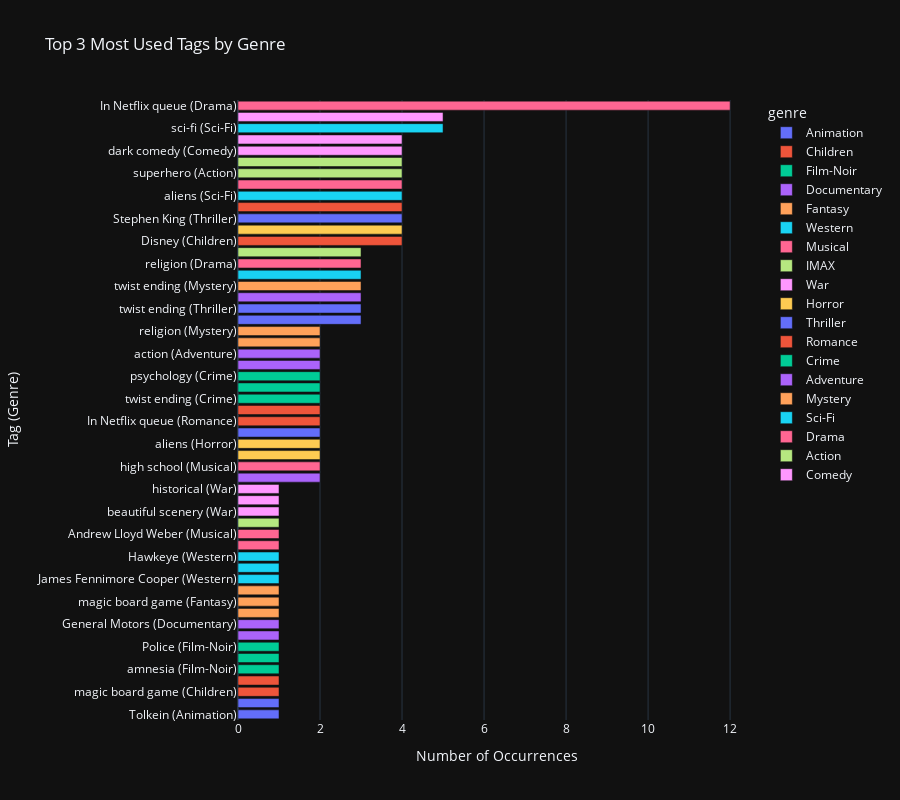

Write notebook code for a chart like this one.
### Code cell
fig = px.bar(
    top_tags_by_genre.sort_values("count"),
    x="count",
    y="tag_label",
    color="genre",
    orientation="h",
    title="Top 3 Most Used Tags by Genre",
    labels={"count": "Number of Occurrences", "tag_label": "Tag (Genre)"},
    height=800
)
fig.update_layout(yaxis=dict(categoryorder='total ascending'))
fig.show()

### Figure 1 — Plotly figure (JSON) as saved in the notebook; plotly's stock layout.template omitted (floating-point values rounded to 4 significant figures)
{"data": [{"hovertemplate": "genre=Animation<br>Number of Occurrences=%{x}<br>Tag (Genre)=%{y}<extra></extra>", "legendgroup": "Animation", "marker": {"color": "#636efa", "pattern": {"shape": ""}}, "name": "Animation", "orientation": "h", "showlegend": true, "textposition": "auto", "x": [1, 1, 3], "xaxis": "x", "y": ["Tolkein (Animation)", "mice (Animation)", "Disney (Animation)"], "yaxis": "y", "type": "bar"}, {"hovertemplate": "genre=Children<br>Number of Occurrences=%{x}<br>Tag (Genre)=%{y}<extra></extra>", "legendgroup": "Children", "marker": {"color": "#EF553B", "pattern": {"shape": ""}}, "name": "Children", "orientation": "h", "showlegend": true, "textposition": "auto", "x": [1, 1, 4], "xaxis": "x", "y": ["magic board game (Children)", "fantasy (Children)", "Disney (Children)"], "yaxis": "y", "type": "bar"}, {"hovertemplate": "genre=Film-Noir<br>Number of Occurrences=%{x}<br>Tag (Genre)=%{y}<extra></extra>", "legendgroup": "Film-Noir", "marker": {"color": "#00cc96", "pattern": {"shape": ""}}, "name": "Film-Noir", "orientation": "h", "showlegend": true, "textposition": "auto", "x": [1, 1, 1], "xaxis": "x", "y": ["amnesia (Film-Noir)", "memory (Film-Noir)", "Police (Film-Noir)"], "yaxis": "y", "type": "bar"}, {"hovertemplate": "genre=Documentary<br>Number of Occurrences=%{x}<br>Tag (Genre)=%{y}<extra></extra>", "legendgroup": "Documentary", "marker": {"color": "#ab63fa", "pattern": {"shape": ""}}, "name": "Documentary", "orientation": "h", "showlegend": true, "textposition": "auto", "x": [1, 1, 2], "xaxis": "x", "y": ["Michigan (Documentary)", "General Motors (Documentary)", "In Netflix queue (Documentary)"], "yaxis": "y", "type": "bar"}, {"hovertemplate": "genre=Fantasy<br>Number of Occurrences=%{x}<br>Tag (Genre)=%{y}<extra></extra>", "legendgroup": "Fantasy", "marker": {"color": "#FFA15A", "pattern": {"shape": ""}}, "name": "Fantasy", "orientation": "h", "showlegend": true, "textposition": "auto", "x": [1, 1, 1], "xaxis": "x", "y": ["fantasy (Fantasy)", "magic board game (Fantasy)", "Robin Williams (Fantasy)"], "yaxis": "y", "type": "bar"}, {"hovertemplate": "genre=Western<br>Number of Occurrences=%{x}<br>Tag (Genre)=%{y}<extra></extra>", "legendgroup": "Western", "marker": {"color": "#19d3f3", "pattern": {"shape": ""}}, "name": "Western", "orientation": "h", "showlegend": true, "textposition": "auto", "x": [1, 1, 1], "xaxis": "x", "y": ["James Fennimore Cooper (Western)", "crime (Western)", "Hawkeye (Western)"], "yaxis": "y", "type": "bar"}, {"hovertemplate": "genre=Musical<br>Number of Occurrences=%{x}<br>Tag (Genre)=%{y}<extra></extra>", "legendgroup": "Musical", "marker": {"color": "#FF6692", "pattern": {"shape": ""}}, "name": "Musical", "orientation": "h", "showlegend": true, "textposition": "auto", "x": [1, 1, 2], "xaxis": "x", "y": ["Disney (Musical)", "Andrew Lloyd Weber (Musical)", "high school (Musical)"], "yaxis": "y", "type": "bar"}, {"hovertemplate": "genre=IMAX<br>Number of Occurrences=%{x}<br>Tag (Genre)=%{y}<extra></extra>", "legendgroup": "IMAX", "marker": {"color": "#B6E880", "pattern": {"shape": ""}}, "name": "IMAX", "orientation": "h", "showlegend": true, "textposition": "auto", "x": [1], "xaxis": "x", "y": ["In Netflix queue (IMAX)"], "yaxis": "y", "type": "bar"}, {"hovertemplate": "genre=War<br>Number of Occurrences=%{x}<br>Tag (Genre)=%{y}<extra></extra>", "legendgroup": "War", "marker": {"color": "#FF97FF", "pattern": {"shape": ""}}, "name": "War", "orientation": "h", "showlegend": true, "textposition": "auto", "x": [1, 1, 1], "xaxis": "x", "y": ["beautiful scenery (War)", "epic (War)", "historical (War)"], "yaxis": "y", "type": "bar"}, {"hovertemplate": "genre=Horror<br>Number of Occurrences=%{x}<br>Tag (Genre)=%{y}<extra></extra>", "legendgroup": "Horror", "marker": {"color": "#FECB52", "pattern": {"shape": ""}}, "name": "Horror", "orientation": "h", "showlegend": true, "textposition": "auto", "x": [2, 2, 4], "xaxis": "x", "y": ["suspense (Horror)", "aliens (Horror)", "Stephen King (Horror)"], "yaxis": "y", "type": "bar"}, {"hovertemplate": "genre=Thriller<br>Number of Occurrences=%{x}<br>Tag (Genre)=%{y}<extra></extra>", "legendgroup": "Thriller", "marker": {"color": "#636efa", "pattern": {"shape": ""}}, "name": "Thriller", "orientation": "h", "showlegend": true, "textposition": "auto", "x": [2, 3, 4], "xaxis": "x", "y": ["demons (Thriller)", "twist ending (Thriller)", "Stephen King (Thriller)"], "yaxis": "y", "type": "bar"}, {"hovertemplate": "genre=Romance<br>Number of Occurrences=%{x}<br>Tag (Genre)=%{y}<extra></extra>", "legendgroup": "Romance", "marker": {"color": "#EF553B", "pattern": {"shape": ""}}, "name": "Romance", "orientation": "h", "showlegend": true, "textposition": "auto", "x": [2, 2, 4], "xaxis": "x", "y": ["In Netflix queue (Romance)", "personals ads (Romance)", "high school (Romance)"], "yaxis": "y", "type": "bar"}, {"hovertemplate": "genre=Crime<br>Number of Occurrences=%{x}<br>Tag (Genre)=%{y}<extra></extra>", "legendgroup": "Crime", "marker": {"color": "#00cc96", "pattern": {"shape": ""}}, "name": "Crime", "orientation": "h", "showlegend": true, "textposition": "auto", "x": [2, 2, 2], "xaxis": "x", "y": ["twist ending (Crime)", "dark comedy (Crime)", "psychology (Crime)"], "yaxis": "y", "type": "bar"}, {"hovertemplate": "genre=Adventure<br>Number of Occurrences=%{x}<br>Tag (Genre)=%{y}<extra></extra>", "legendgroup": "Adventure", "marker": {"color": "#ab63fa", "pattern": {"shape": ""}}, "name": "Adventure", "orientation": "h", "showlegend": true, "textposition": "auto", "x": [2, 2, 3], "xaxis": "x", "y": ["classic (Adventure)", "action (Adventure)", "sci-fi (Adventure)"], "yaxis": "y", "type": "bar"}, {"hovertemplate": "genre=Mystery<br>Number of Occurrences=%{x}<br>Tag (Genre)=%{y}<extra></extra>", "legendgroup": "Mystery", "marker": {"color": "#FFA15A", "pattern": {"shape": ""}}, "name": "Mystery", "orientation": "h", "showlegend": true, "textposition": "auto", "x": [2, 2, 3], "xaxis": "x", "y": ["slasher (Mystery)", "religion (Mystery)", "twist ending (Mystery)"], "yaxis": "y", "type": "bar"}, {"hovertemplate": "genre=Sci-Fi<br>Number of Occurrences=%{x}<br>Tag (Genre)=%{y}<extra></extra>", "legendgroup": "Sci-Fi", "marker": {"color": "#19d3f3", "pattern": {"shape": ""}}, "name": "Sci-Fi", "orientation": "h", "showlegend": true, "textposition": "auto", "x": [3, 4, 5], "xaxis": "x", "y": ["superhero (Sci-Fi)", "aliens (Sci-Fi)", "sci-fi (Sci-Fi)"], "yaxis": "y", "type": "bar"}, {"hovertemplate": "genre=Drama<br>Number of Occurrences=%{x}<br>Tag (Genre)=%{y}<extra></extra>", "legendgroup": "Drama", "marker": {"color": "#FF6692", "pattern": {"shape": ""}}, "name": "Drama", "orientation": "h", "showlegend": true, "textposition": "auto", "x": [3, 4, 12], "xaxis": "x", "y": ["religion (Drama)", "twist ending (Drama)", "In Netflix queue (Drama)"], "yaxis": "y", "type": "bar"}, {"hovertemplate": "genre=Action<br>Number of Occurrences=%{x}<br>Tag (Genre)=%{y}<extra></extra>", "legendgroup": "Action", "marker": {"color": "#B6E880", "pattern": {"shape": ""}}, "name": "Action", "orientation": "h", "showlegend": true, "textposition": "auto", "x": [3, 4, 4], "xaxis": "x", "y": ["aliens (Action)", "superhero (Action)", "sci-fi (Action)"], "yaxis": "y", "type": "bar"}, {"hovertemplate": "genre=Comedy<br>Number of Occurrences=%{x}<br>Tag (Genre)=%{y}<extra></extra>", "legendgroup": "Comedy", "marker": {"color": "#FF97FF", "pattern": {"shape": ""}}, "name": "Comedy", "orientation": "h", "showlegend": true, "textposition": "auto", "x": [4, 4, 5], "xaxis": "x", "y": ["dark comedy (Comedy)", "high school (Comedy)", "In Netflix queue (Comedy)"], "yaxis": "y", "type": "bar"}], "layout": {"xaxis": {"anchor": "y", "domain": [0.0, 1.0], "title": {"text": "Number of Occurrences"}}, "yaxis": {"anchor": "x", "domain": [0.0, 1.0], "title": {"text": "Tag (Genre)"}, "categoryorder": "total ascending"}, "legend": {"title": {"text": "genre"}, "tracegroupgap": 0}, "title": {"text": "Top 3 Most Used Tags by Genre"}, "barmode": "relative", "height": 800}}
